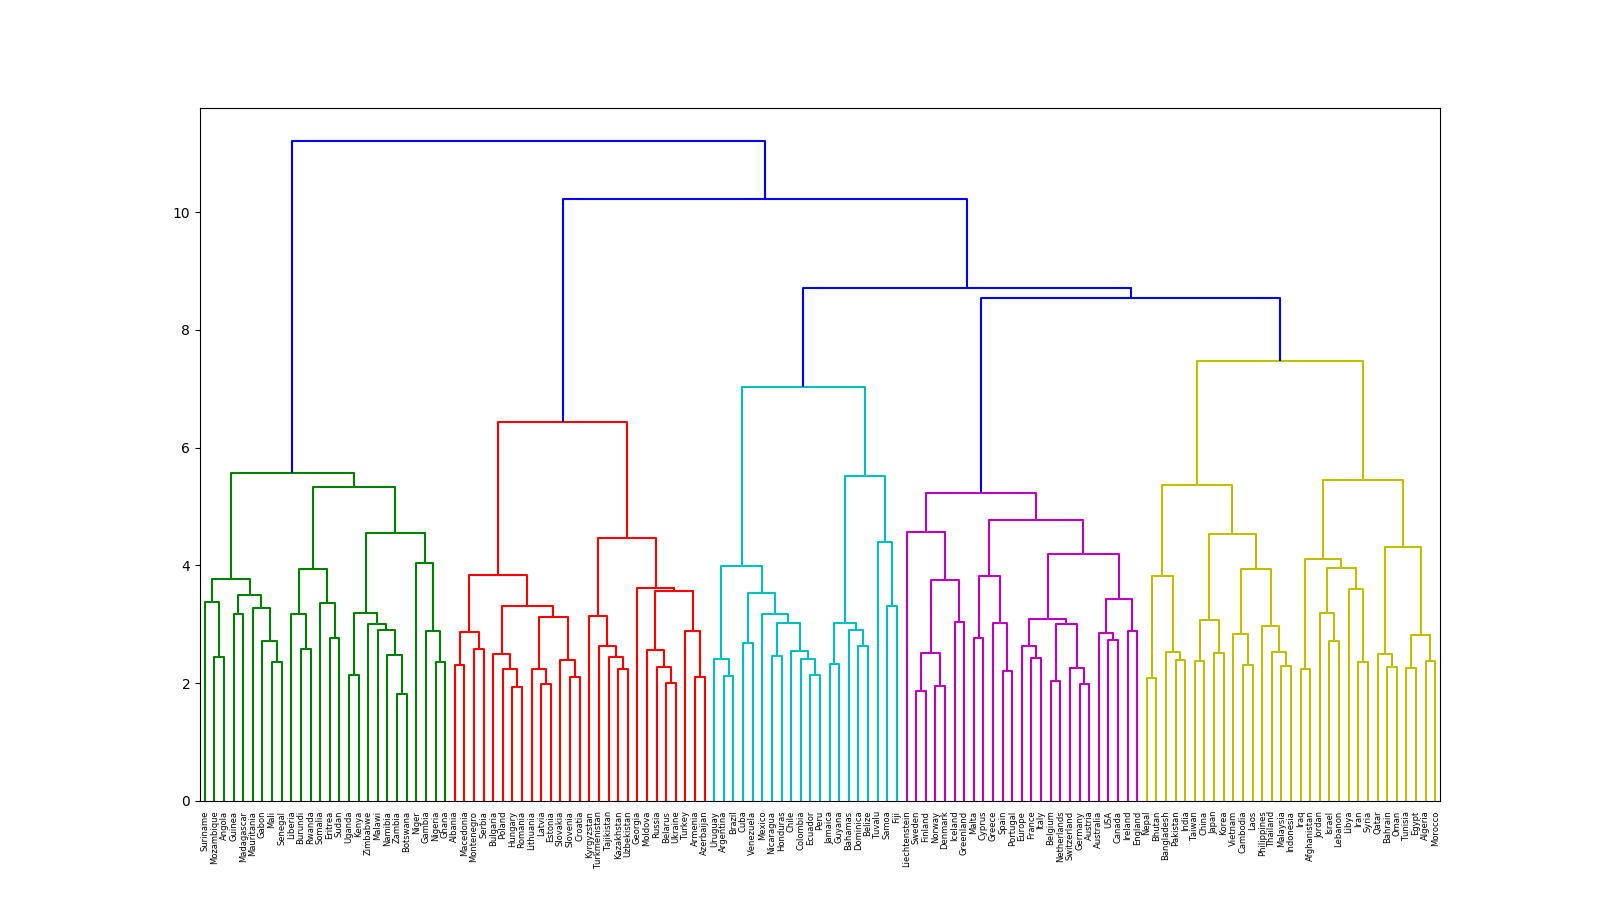

The Python source for this figure:
from gensim.models import KeyedVectors
import matplotlib.pyplot as plt
from scipy.cluster.hierarchy import dendrogram, linkage, fcluster

model = KeyedVectors.load_word2vec_format(
    './GoogleNews-vectors-negative300.bin', binary=True)

countries_set = set()
category = ''
with open('questions-words.txt') as rf:
    for line in rf:
        if line.startswith(':'):
            category = line[2:].rstrip()
            continue
        if category in ['capital-common-countries', 'capital-world']:
            words = line.split()
            countries_set.add(words[1])
            countries_set.add(words[3])
        elif category in ['currency', 'gram6-nationality-adjective']:
            words = line.split()
            countries_set.add(words[0])
            countries_set.add(words[2])

countries_list = list(countries_set)
X = [model[country] for country in countries_list]

Z = linkage(X, method="ward", metric="euclidean")
plt.figure(figsize=(16, 9))
dendrogram(Z, labels=countries_list, leaf_font_size=6)
plt.savefig('68.png')
